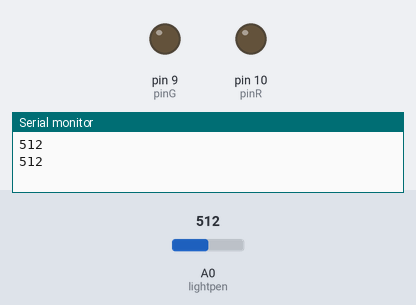
A sketch run on a simulated Arduino Uno, built with avr-gcc and run on an emulated ATmega328P. Shown: output pins drawn as LEDs (lit = HIGH), the last lines printed to the serial monitor. Inputs (shaded band) come from the test bench; at power-on: A0 (lightpen) = 512.

Above: at 1.8 s.
1.9 s: A0 (lightpen) set to 688
3.4 s: A0 (lightpen) set to 708
At 4.8 s:
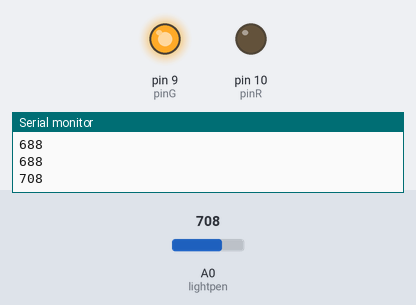
5.5 s: A0 (lightpen) set to 190
At 6.3 s:
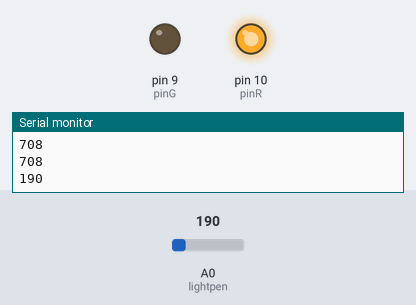
7.5 s: A0 (lightpen) set to 215
At 9.1 s:
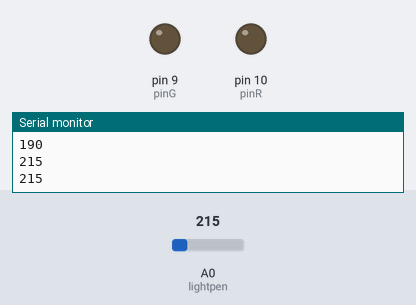
9.5 s: A0 (lightpen) set to 122
At 10.6 s:
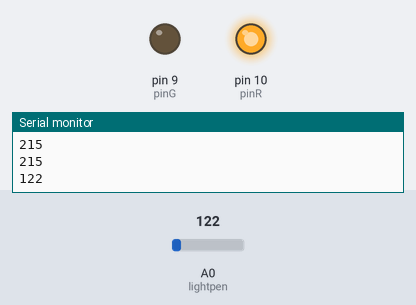
Timing chart, 0 to 12.5 s (numbered marks = the images above; inputs shaded):
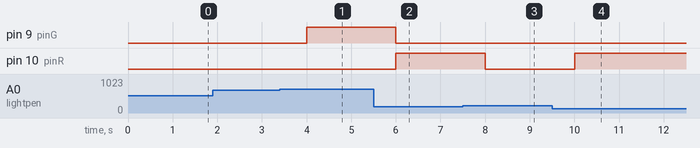

The sketch:

ldr-automatic-lights.ino.ino
```cpp
int lightpen=A0;
int lightval;
int pinG=9;
int pinR=10;
void setup()
{
  pinMode(lightpen, INPUT);
  pinMode(pinG, OUTPUT);
  pinMode(pinR, OUTPUT);
  Serial.begin(9600);
}

void loop()
{
  lightval=analogRead(lightpen);
  Serial.println(lightval);
  if(lightval>700){
    digitalWrite(pinG, HIGH);
    digitalWrite(pinR, LOW);
  delay(1000);
  }
    else if(lightval<200){
    digitalWrite(pinG, LOW);
    digitalWrite(pinR, HIGH);
  delay(1000);
    }
      else{
    digitalWrite(pinG, LOW );
    digitalWrite(pinR, LOW);
  delay(1000);
      }
}
```

Measured:
- the behaviour switches between 700 and 701 on A0 (lightpen) (found by bisection; images 0 and 1)
- the behaviour switches between 199 and 200 on A0 (lightpen) (found by bisection; images 2 and 3)
- after the input at 3.4 s, pin 9 (pinG): LOW → HIGH after 0.60 s
- after the input at 5.5 s, pin 9 (pinG): HIGH → LOW after 0.50 s; pin 10 (pinR): LOW → HIGH after 0.50 s
- after the input at 7.5 s, pin 10 (pinR): HIGH → LOW after 0.50 s
- after the input at 9.5 s, pin 10 (pinR): LOW → HIGH after 0.50 s
